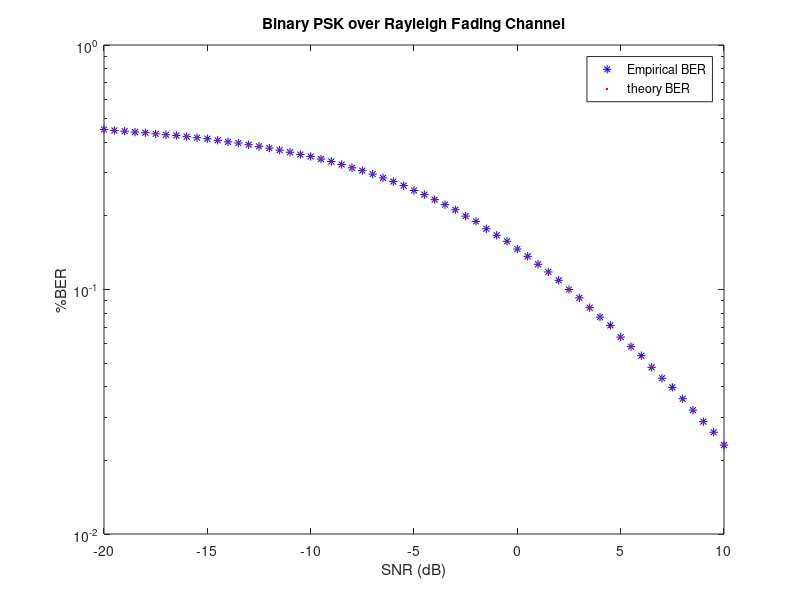

Recreate this plot in MATLAB.

clear
M = 2;
N=500000;
x = randi([0 M-1], 1, N);% 随机序列
s= pskmod(x,M);% 调制

m=randn(1,N);%获得瑞利信道函数
t=randn(1,N); 
h=(m+1j*t)/sqrt(2);%能量为1
y=s.*h;%经过瑞利信道

SNR = -20:0.5:10; % 信噪比范围
for n = 1:length(SNR)
r = awgn(y,SNR(n),'measured'); % 加高斯噪声
r1=real(r./h);%取实部
r2 = pskdemod(r1,M); % 解调
[nErrors(n), BER(n)]= biterr(x,r2);%计算仿真误比特率
end

BERtheory =0.5*(1-sqrt((10.^(SNR/10))./(1+10.^(SNR/10))));%计算理论误比特率

semilogy(SNR,BER,'b*',SNR,BERtheory,'r.')
legend('Empirical BER','theory BER');%曲线名称
xlabel('SNR (dB)'); ylabel('%BER');%横纵坐标
title('Binary PSK over Rayleigh Fading Channel');

